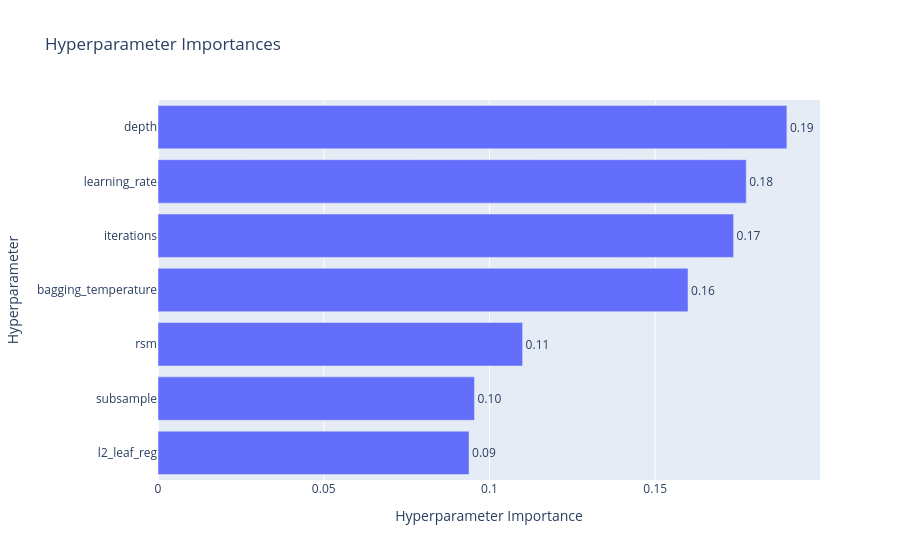

Notebook source saved alongside this figure:
### Code cell
#shows the relative importances of hyperparameters.
tm.optuna_plot_param_importances(study)

### Figure 1 — Plotly figure (JSON) as saved in the notebook; plotly's stock layout.template omitted (floating-point values rounded to 4 significant figures)
{"data": [{"cliponaxis": false, "hovertemplate": ["l2_leaf_reg (FloatDistribution): 0.0938322120436435<extra></extra>", "subsample (FloatDistribution): 0.0954795119579675<extra></extra>", "rsm (FloatDistribution): 0.1099856365074099<extra></extra>", "bagging_temperature (FloatDistribution): 0.15988740889936262<extra></extra>", "iterations (IntDistribution): 0.17364127106831775<extra></extra>", "learning_rate (FloatDistribution): 0.1774578519966365<extra></extra>", "depth (IntDistribution): 0.18971610752666215<extra></extra>"], "name": "Objective Value", "orientation": "h", "text": ["0.09", "0.10", "0.11", "0.16", "0.17", "0.18", "0.19"], "textposition": "outside", "type": "bar", "x": [0.09383, 0.09548, 0.11, 0.1599, 0.1736, 0.1775, 0.1897], "y": ["l2_leaf_reg", "subsample", "rsm", "bagging_temperature", "iterations", "learning_rate", "depth"]}], "layout": {"title": {"text": "Hyperparameter Importances"}, "xaxis": {"title": {"text": "Hyperparameter Importance"}}, "yaxis": {"title": {"text": "Hyperparameter"}}}}
